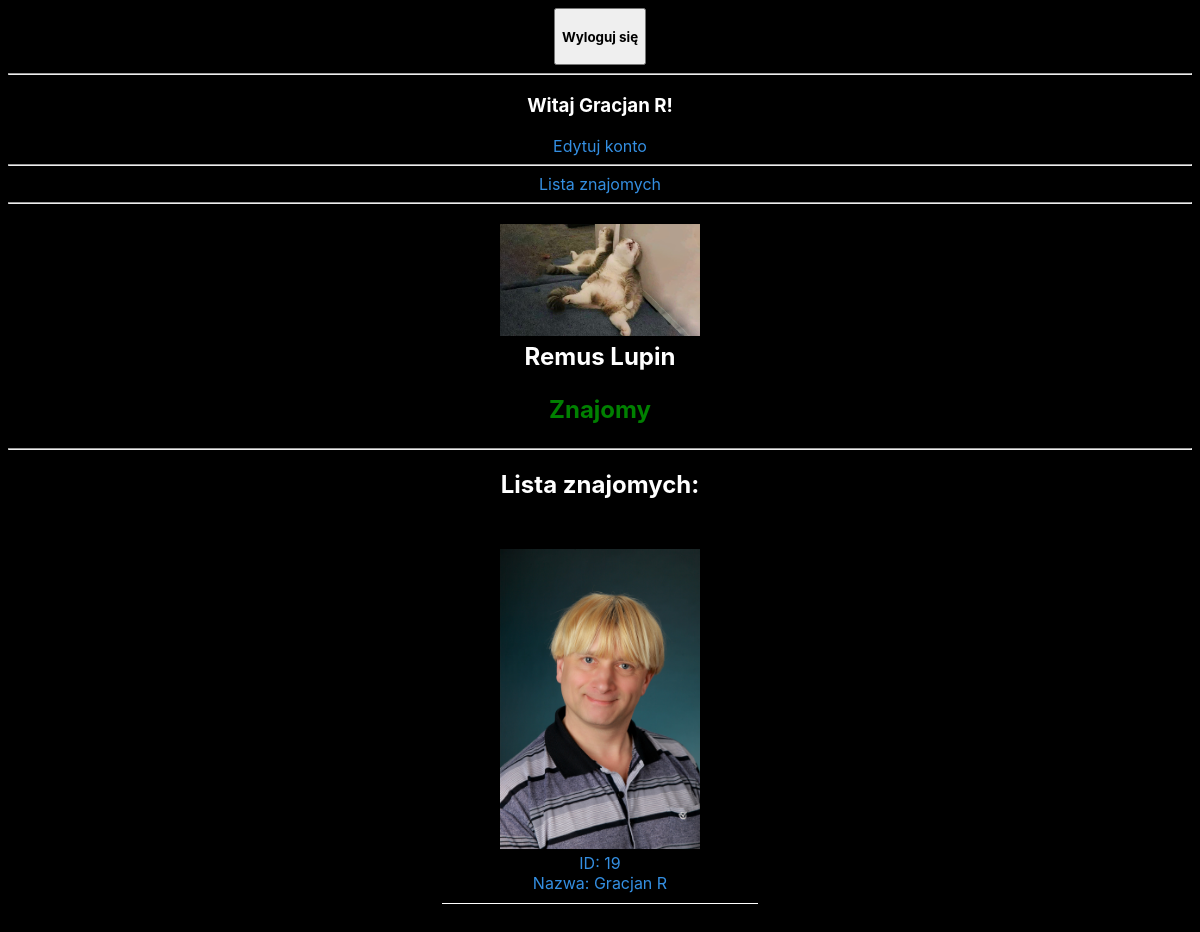
/profile.php?id=18 (signed in), run on the app's committed database.
### tables this page shows
CREATE TABLE `avatars` (
  `id` int(11) NOT NULL,
  `nameAvatar` text NOT NULL
);

CREATE TABLE `accounts` (
  `id` int(11) NOT NULL,
  `login` text NOT NULL,
  `name` text NOT NULL,
  `mail` text DEFAULT NULL,
  `hash` text NOT NULL,
  `avatar` int(11) DEFAULT 1,
  `created_at` datetime NOT NULL DEFAULT current_timestamp(),
  `updated_at` datetime NOT NULL DEFAULT current_timestamp()
);

### profile.php (the view, shortened to what this page needs)
<?php
    require_once("conn.php");
    if(isset($_GET['id']) && !empty($_GET['id'])){
        $idProfile = $_GET['id'];
        $queryProfileData = "SELECT name, mail FROM accounts WHERE id = $idProfile";
        $result = mysqli_query($conn, $queryProfileData);
        $profileData = mysqli_fetch_assoc($result);
    }
?>
<!DOCTYPE html>
<html lang="pl">
    <head>
        <link rel="stylesheet" href="main.css">
    </head>
    <body>
        <header>
            <form action="logout.php">
                <button type="submit">
                    <h4>
                        Wyloguj się
                    </h4>
                </button>
            </form><hr>
            <h3>
                Witaj
                <b>
                    <?php
                        echo $_SESSION['userData']['name']."!";
                    ?>
                </b>
            </h3>
            <a href='editAccount.php'>
                Edytuj konto
            </a><hr>
            <a href='friends.php'>
                Lista znajomych
            </a><hr>
        </header>
        <content>
            <h2>
                <?php
                    $queryAvatar = "SELECT nameAvatar FROM avatars, accounts WHERE accounts.avatar = avatars.id AND accounts.id = $idProfile";
                    $avatar = mysqli_fetch_row(mysqli_query($conn, $queryAvatar));
                    echo "
                        <img src='/back/foto/$avatar[0]' alt='avatar' class='avatar'><br>
                    ";
                    echo $profileData['name']."<br>".$profileData['mail'];
                    $queryCheckInvites = "SELECT COUNT(*), sender, recipient FROM invites WHERE (sender = $idProfile AND recipient = ".$_SESSION['userData']['id'].") OR (sender = ".$_SESSION['userData']['id']." AND recipient = $idProfile)";
                    $resultInvites = mysqli_fetch_row(mysqli_query($conn, $queryCheckInvites));
                    $queryCheckFriends = "SELECT COUNT(*) FROM friends WHERE (userSender = $idProfile AND userRecipient = ".$_SESSION['userData']['id'].") OR (userSender = ".$_SESSION['userData']['id']." AND userRecipient = $idProfile)";
                    $resultFriends = mysqli_fetch_row(mysqli_query($conn, $queryCheckFriends));
                    if($idProfile != $_SESSION['userData']['id'] && $resultInvites[0] == 0 && $resultFriends[0] == 0){
                        echo "
                        <form action='invite.php' method='POST'>
                            <input type='hidden' name='recipientID' value='$idProfile'>
                            <button type='submit'>
                                Zaproś do znajomych
                            </button>
                        </form>";
                    } else if($resultInvites[2] == $idProfile){
                        echo "
                        <p class='success'>
                            Zaproszenie wysłane
                        </p>";
                    } else if($resultFriends[0] == 1){
                        echo "
                        <p class='success'>
                            Znajomy
                        </p>";
                    }
                ?><hr>
            </h2>
            <h2>
                Lista znajomych:
            </h2>
            <?php
                require_once("friendsListFunction.php");
                friendsList($idProfile);
            ?>
        </content>
    </body>
</html>

### friendsListFunction.php
<?php
    function friendsList($id){
        require_once("conn.php");
        if(!isset($conn)){
            $host = "localhost";
            $user = "root";
            $pass = "";
            $db = "back";
            $conn = mysqli_connect($host, $user, $pass, $db);
        }
        $queryList = "SELECT accounts.id, name, nameAvatar FROM accounts, friends, avatars WHERE (userSender = $id || userRecipient = $id) AND (friends.userSender = accounts.id OR friends.userRecipient = accounts.id) AND accounts.id != $id AND accounts.avatar = avatars.id";
        $selectList = mysqli_query($conn, $queryList);
        $user = [];
        $list = [];
        $i = 0;
        while($row = mysqli_fetch_row($selectList)){
            $user['id'] = $row[0];
            $user['name'] = $row[1];
            $user['avatar'] = $row[2];
            $list[$i] = $user;
            $i++;
        }
        foreach($list as $user){
            echo "
            <a href='/back/profile.php?id=".$user['id']."'>
                <section class='friend'>
                    <img src='/back/foto/".$user['avatar']."' alt='avatar' class='avatar'><br>
                    ID: ".$user['id']."<br>
                    Nazwa: ".$user['name']."
                </section>
            </a>
            ";
        }
    }
?>

### main.css (style rules this page uses)
body { font-family: -apple-system, BlinkMacSystemFont, 'Segoe UI', Roboto, Oxygen, Ubuntu, Cantarell, 'Open Sans', 'Helvetica Neue', sans-serif; text-align: center; color: white; background: black; }
button { font-family: -apple-system, BlinkMacSystemFont, 'Segoe UI', Roboto, Oxygen, Ubuntu, Cantarell, 'Open Sans', 'Helvetica Neue', sans-serif; }
a { color: #348fe2; text-decoration: none; }
p.success { color: green; }
img.avatar { max-width: 200px; }
section.friend { display: inline-block; width: 25%; margin: 20px; padding: 10px; border-bottom: 1px solid white; }

### data on the page
avatars: nameAvatar (picture)
accounts: name "Remus Lupin"
accounts: avatar.nameAvatar (picture), id "19", name "Gracjan R"

### other printed values
$_SESSION['userData']['name'] "Gracjan R"
